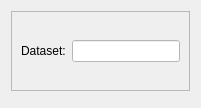
                      <widget class="QWidget" name="rpm_page">
                       <layout class="QVBoxLayout" name="verticalLayout_25">
                        <item>
                         <widget class="QFrame" name="frame_34">
                          <property name="minimumSize">
                           <size>
                            <width>0</width>
                            <height>80</height>
                           </size>
                          </property>
                          <property name="maximumSize">
                           <size>
                            <width>16777215</width>
                            <height>150</height>
                           </size>
                          </property>
                          <property name="frameShape">
                           <enum>QFrame::StyledPanel</enum>
                          </property>
                          <property name="frameShadow">
                           <enum>QFrame::Raised</enum>
                          </property>
                          <layout class="QHBoxLayout" name="horizontalLayout_17">
                           <item>
                            <widget class="QLabel" name="label_22">
                             <property name="text">
                              <string>Dataset:</string>
                             </property>
                            </widget>
                           </item>
                           <item>
                            <widget class="QLineEdit" name="lineEdit_7">
                             <property name="styleSheet">
                              <string notr="true">background-color: rgb(255, 255, 255);</string>
                             </property>
                            </widget>
                           </item>
                          </layout>
                         </widget>
                        </item>
                        <item>
                         <widget class="QFrame" name="frame_35">
                          <property name="frameShape">
                           <enum>QFrame::StyledPanel</enum>
                          </property>
                          <property name="frameShadow">
                           <enum>QFrame::Raised</enum>
                          </property>
                         </widget>
                        </item>
                       </layout>
                      </widget>
